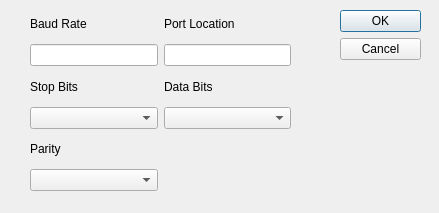
<?xml version="1.0" encoding="UTF-8"?>
<ui version="4.0">
 <class>SerialConfigDialog</class>
 <widget class="QDialog" name="SerialConfigDialog">
  <property name="geometry">
   <rect>
    <x>0</x>
    <y>0</y>
    <width>439</width>
    <height>213</height>
   </rect>
  </property>
  <property name="windowTitle">
   <string notr="true">Serial Configuration</string>
  </property>
  <widget class="QDialogButtonBox" name="buttonBox">
   <property name="geometry">
    <rect>
     <x>340</x>
     <y>10</y>
     <width>81</width>
     <height>181</height>
    </rect>
   </property>
   <property name="locale">
    <locale language="English" country="Canada"/>
   </property>
   <property name="orientation">
    <enum>Qt::Orientation::Vertical</enum>
   </property>
   <property name="standardButtons">
    <set>QDialogButtonBox::StandardButton::Cancel|QDialogButtonBox::StandardButton::Ok</set>
   </property>
  </widget>
  <widget class="QWidget" name="layoutWidget">
   <property name="geometry">
    <rect>
     <x>30</x>
     <y>10</y>
     <width>261</width>
     <height>181</height>
    </rect>
   </property>
   <layout class="QGridLayout" name="gridLayout">
    <item row="0" column="0">
     <layout class="QVBoxLayout" name="verticalLayout">
      <item>
       <widget class="QLabel" name="label">
        <property name="text">
         <string>Baud Rate</string>
        </property>
       </widget>
      </item>
      <item>
       <widget class="QLineEdit" name="baudRateLineEdit"/>
      </item>
     </layout>
    </item>
    <item row="0" column="1">
     <layout class="QVBoxLayout" name="verticalLayout_2">
      <item>
       <widget class="QLabel" name="label_2">
        <property name="text">
         <string>Port Location</string>
        </property>
       </widget>
      </item>
      <item>
       <widget class="QLineEdit" name="portLocationLineEdit"/>
      </item>
     </layout>
    </item>
    <item row="1" column="0">
     <layout class="QVBoxLayout" name="verticalLayout_3">
      <item>
       <widget class="QLabel" name="label_3">
        <property name="text">
         <string>Stop Bits</string>
        </property>
       </widget>
      </item>
      <item>
       <widget class="QComboBox" name="stopBitsComboBox"/>
      </item>
     </layout>
    </item>
    <item row="1" column="1">
     <layout class="QVBoxLayout" name="verticalLayout_4">
      <item>
       <widget class="QLabel" name="label_4">
        <property name="text">
         <string>Data Bits</string>
        </property>
       </widget>
      </item>
      <item>
       <widget class="QComboBox" name="dataBitsComboBox"/>
      </item>
     </layout>
    </item>
    <item row="2" column="0">
     <layout class="QVBoxLayout" name="verticalLayout_5">
      <item>
       <widget class="QLabel" name="label_5">
        <property name="text">
         <string>Parity</string>
        </property>
       </widget>
      </item>
      <item>
       <widget class="QComboBox" name="parityComboBox"/>
      </item>
     </layout>
    </item>
   </layout>
  </widget>
 </widget>
 <resources/>
 <connections>
  <connection>
   <sender>buttonBox</sender>
   <signal>rejected()</signal>
   <receiver>SerialConfigDialog</receiver>
   <slot>reject()</slot>
   <hints>
    <hint type="sourcelabel">
     <x>316</x>
     <y>260</y>
    </hint>
    <hint type="destinationlabel">
     <x>286</x>
     <y>274</y>
    </hint>
   </hints>
  </connection>
  <connection>
   <sender>buttonBox</sender>
   <signal>accepted()</signal>
   <receiver>SerialConfigDialog</receiver>
   <slot>accept()</slot>
   <hints>
    <hint type="sourcelabel">
     <x>380</x>
     <y>100</y>
    </hint>
    <hint type="destinationlabel">
     <x>219</x>
     <y>106</y>
    </hint>
   </hints>
  </connection>
 </connections>
</ui>
